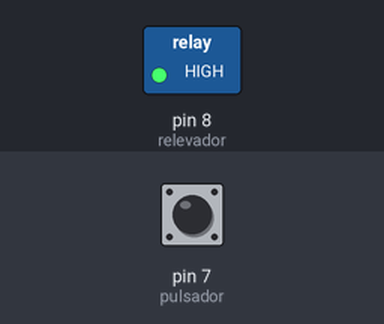
A sketch run on a simulated Arduino Uno, built with avr-gcc and run on an emulated ATmega328P. Shown: switched loads named in the sketch (green lamp = pin HIGH). The test bench sets the inputs (shaded band); at power-on: pin 7 (pulsador) LOW.

Above: at 1.2 s.
1.3 s: pin 7 (pulsador) pulled HIGH for 0.15 s
At 1.37 s:
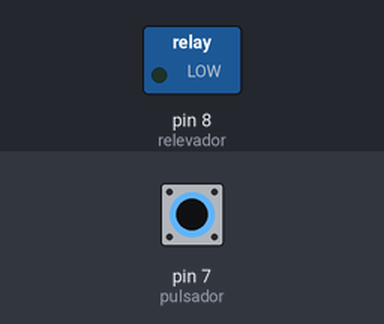
2.9 s: pin 7 (pulsador) pulled HIGH for 3.2 s
At 6.5 s:
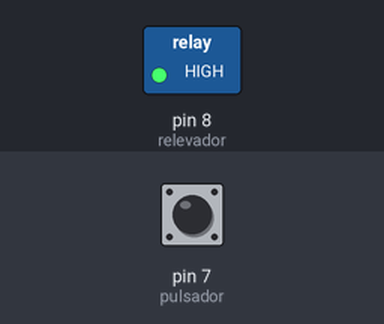
Timing chart, 0 to 8.0 s (numbered marks = the images above; inputs shaded):
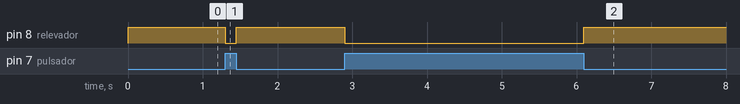

The sketch:

Relevador.ino
```cpp
#define pulsador 7
#define relevador 8

void setup(){
  pinMode(pulsador, INPUT);
  pinMode(relevador,OUTPUT);
  digitalWrite(relevador,HIGH);
}

void loop(){
  if(digitalRead(pulsador) == HIGH){
    digitalWrite(relevador,LOW);
  }else{
    digitalWrite(relevador,HIGH);
  }
}
```

Measured:
- after the input at 1.3 s, pin 8 (relevador): HIGH → LOW at once, → HIGH 0.15 s later
- after the input at 2.9 s, pin 8 (relevador): HIGH → LOW at once, → HIGH 3.2 s later
